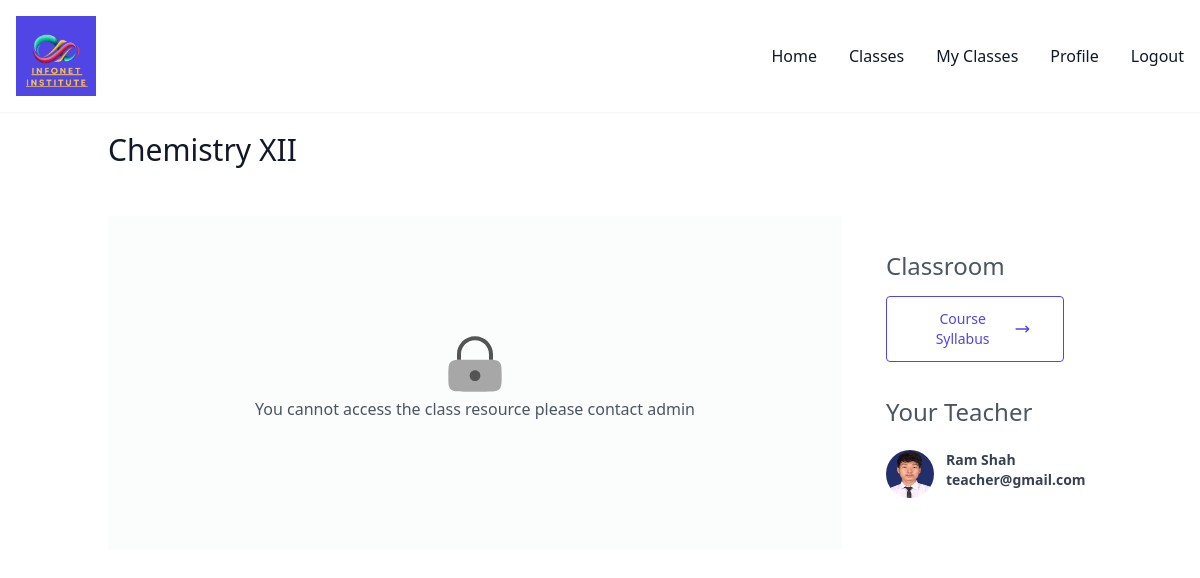
The page /enrolled-classes/2 (signed in) on the database its author committed.
### tution/models.py (models this page shows, shortened)
class ClassModel(models.Model):
    name = models.CharField(max_length=50,default='class')
    teacher = models.ForeignKey(User, on_delete=models.CASCADE, related_name='teaching_classes',limit_choices_to={'userprofile__role': 'teacher'})
    syllabus = models.TextField(verbose_name=_("Syllabus"), blank=True)
    price = models.FloatField(verbose_name=_("Price"), blank=True,default = 0)
    class_time = models.CharField(max_length=20,blank=True,default=None)
    meet_link = models.CharField(max_length=500, verbose_name=_("Meet Link"), blank=True)
    class Meta:
        verbose_name = "Class"
        verbose_name_plural = "Classes"

class UserProfile(models.Model):
    ROLE_CHOICES = (
        ('teacher', _('Teacher')),
        ('student', _('Student')),
        ('super admin', _('Super Admin')),
    )
    user = models.OneToOneField(
        User,
        verbose_name=_("user"),
        on_delete=models.CASCADE
    )
    role = models.CharField(_("role"), max_length=12, choices=ROLE_CHOICES, default='', blank=True)
    profile = models.FileField(upload_to='profile/', null=True, blank=True)

### tution/views.py (the view)
# urls.py: path('enrolled-classes/<int:id>',enrolledClasses),
def enrolledClasses(request, id):
    current_user = request.user
    is_teacher = current_user.userprofile.role == 'teacher' if hasattr(current_user, 'userprofile') else False
    if is_teacher:
        class_details = ClassModel.objects.get(id=id)
        class_resource = ClassroomResource.objects.filter(class_model=class_details).order_by('-id')
        return render(request,'teacher/enrolledClasses.html',{'class_details': class_details, 'class_resources':class_resource})
    else:
        class_details = ClassModel.objects.get(id=id)
        class_resource = ClassroomResource.objects.filter(class_model=class_details).order_by('-id')
        try:
            enrollment_status = EnrolledStudent.objects.get(student=current_user, class_enrolled=class_details).status
            can_attend = True if enrollment_status == 'can_attend' else False
        except EnrolledStudent.DoesNotExist:
            can_attend = False
        return render(request, 'user/enrolledClasses.html', {'class_details': class_details, 'can_attend': can_attend,'class_resources':class_resource})

### templates/user/enrolledClasses.html (shortened to what this page needs)
{% extends 'user/layout/layout.html' %}
{% block content %}
<section class="text-gray-600 body-font">
    <div class="container px-5 py-5 mx-auto">
        <div class="w-full mb-12 ">
            <h1 class="sm:text-3xl text-2xl font-medium title-font mb-2 text-gray-900">{{class_details.name}}
            </h1>
        </div>
        <div class="grid grid-cols-12 grid-rows-1 gap-4">
            <div class="col-span-9 py-8 px-7 bg-[#f3f4f64f] pt-5">
                {% if can_attend != False %}
                <span class="text-[24px] font-medium">Resources</span>
                {% for resource in class_resources %}
                <div class="resources py-2 px-0">
                    <article class="rounded-xl border-2 border-gray-100 bg-white">
                        <div class="flex items-start gap-4 p-3 sm:p-6 lg:p-6">
                            <div>
                                <p class="text-sm text-gray-700">
                                    {{resource.message}}
                                </p>
                                {% if resource.resource_file %}
                                <div class="w-[200px] h-[200px] my-5" style="object-fit: contain;" >
                                    <img src="{{resource.resource_file.url}}" width="100%" alt="">
                                </div>
                                {% endif %}
                                <hr>
                                <div class="mt-2 sm:flex sm:items-center sm:gap-2">
                                    <p class="hidden sm:block sm:text-xs sm:text-gray-500">
                                        Posted by
                                        {% if resource.posted_by == none %}
                                        Admin
                                        {% else %}
                                        {{resource.posted_by}}
                                        {% endif %}
                                        &nbsp; {{resource.created_date}}
                                    </p>
                                </div>
                            </div>
                        </div>
                    </article>
                </div>
                {% endfor %}
                {%else %}
                <div class="flex justify-center items-center h-full">
                    <div>
                        <div class="flex justify-center">
                        </div>
                        <p class="text-1xl text-center align-middle">You cannot access the class resource please contact
                            admin</p>
                    </div>
                </div>
                {% endif %}
            </div>
            <div class="col-span-3 py-8 px-7">
                <h5 class="text-[24px] font-medium">Classroom</h5>
                <button data-modal-target="default-modal" data-modal-toggle="default-modal" class="inline-flex items-center mt-3 gap-2 rounded border border-indigo-600 px-8 py-3 text-indigo-600 hover:bg-indigo-600 hover:text-white focus:outline-none focus:ring active:bg-indigo-500">
                    <span class="text-sm font-medium"> Course Syllabus </span>
                    <svg class="size-5 rtl:rotate-180" xmlns="http://www.w3.org/2000/svg" fill="none"
                        viewBox="0 0 24 24" stroke="currentColor">
                        <path stroke-linecap="round" stroke-linejoin="round" stroke-width="2"
                            d="M17 8l4 4m0 0l-4 4m4-4H3" />
                    </svg>
                </button>
                <div class="max-w-2xl mx-auto mt-8">
                    <div class="items-start justify-between sm:flex">
                        <div>
                            <h4 class="text-[24px] font-medium">Your Teacher</h4>
                        </div>
                    </div>
                    <ul class=" divide-y">
                        <li class="py-5 flex items-start justify-between">
                            <div class="flex gap-3">
                                <img src="{{ class_details.teacher.userprofile.profile.url }}"
                                    class="flex-none w-12 h-12 rounded-full" />
                                <div>
                                    <span
                                        class="block text-sm text-gray-700 font-semibold">{{class_details.teacher.first_name}} {{class_details.teacher.last_name}}</span>
                                    <span
                                        class="block text-sm text-gray-700 font-semibold">{{class_details.teacher.email}}</span>
                                </div>
                            </div>
                        </li>
                    </ul>
                </div>
            </div>
        </div>
    </div>
</section>
{% endblock %}

### rows shown on the page
ClassModel: name "Chemistry XII", teacher.userprofile.profile (picture), teacher.first_name "Ram", teacher.last_name "Shah", teacher.email "teacher@gmail.com"
